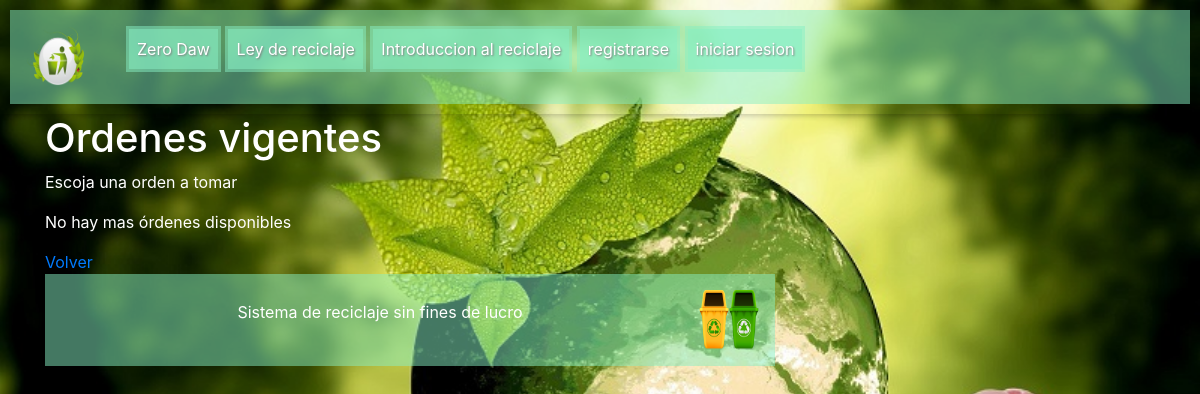
/registro/mostrar_ordenes/, run on an earlier commit of the app's database.
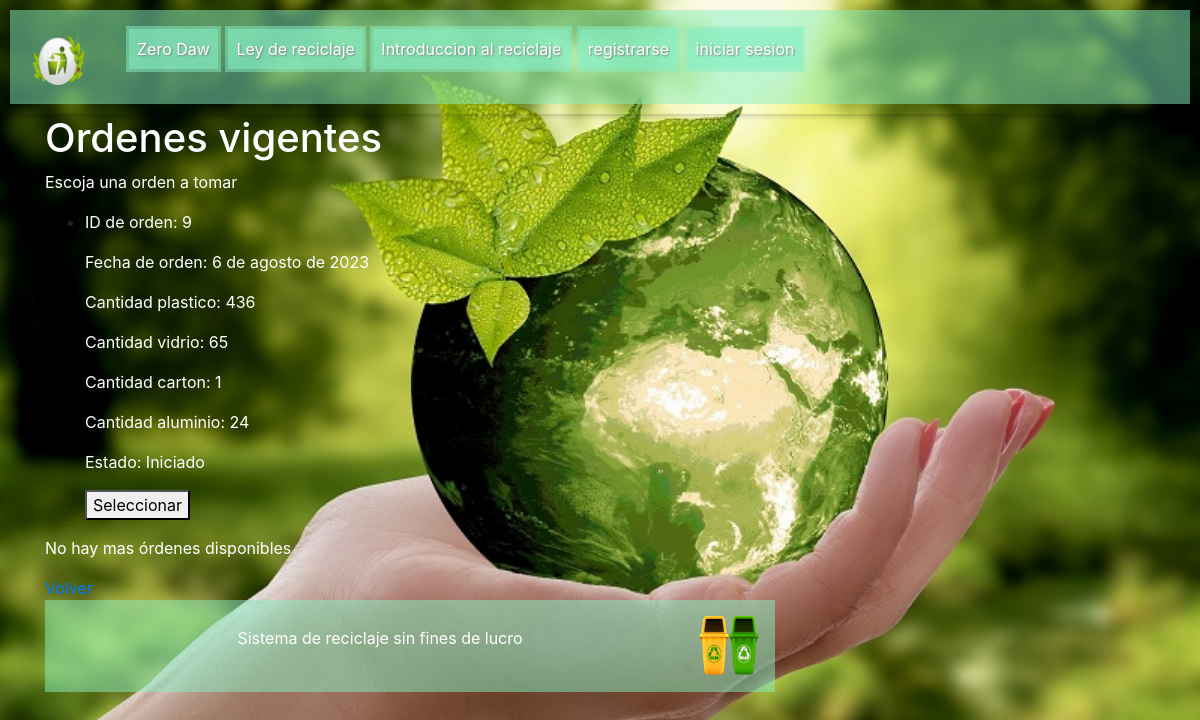
And on a later commit of the database.
### Registro/models.py (models this page shows, shortened)
class Orden_reciclaje(models.Model):
    id_user = models.ForeignKey(UserModelo, on_delete=models.CASCADE)
    id_orden = models.AutoField(primary_key=True)
    fecha_orden = models.DateField()
    cantidad_plastico = models.IntegerField(default=0)
    cantidad_vidrio = models.IntegerField(default=0)
    cantidad_carton = models.IntegerField(default=0)
    cantidad_aluminio = models.IntegerField(default=0)
    latitud_posicion_ciudadano = models.DecimalField(max_digits=9, decimal_places=6, null=True)
    longitud_posicion_ciudadano = models.DecimalField(max_digits=9, decimal_places=6, null=True)
    latitud_posicion_recolector = models.DecimalField(max_digits=9, decimal_places=6, null=True)
    longitud_posicion_recolector = models.DecimalField(max_digits=9, decimal_places=6, null=True)
    estado = models.CharField(max_length=200, null=True)

### Registro/views.py (the view, shortened to what this page needs)
# urls.py: path('mostrar_ordenes/', MostrarOrdenesView.as_view(), name='mostrar_ordenes'),
class MostrarOrdenesView(ListView):
    model = UserModelo
    template_name = 'Registro/mostrar_ordenes.html'
    def get_context_data(self, **kwargs):
        context = super().get_context_data(**kwargs)
        context['ordenes'] = Orden_reciclaje.objects.all()
        return context

### templates/Registro/mostrar_ordenes.html (shortened to what this page needs)
{% extends 'base.html' %}
{% load static %}
{% block content %}
<div>
    <h1 class="letras">Ordenes vigentes</h1>
</div>
<div>
    <p class="letras">Escoja una orden a tomar</p>
</div>
{% if ordenes %}
    {% with hay_ordenes_disponibles=False %}
    <ul>
        {% for orden in ordenes %}
            {% if orden.estado != "Concluido" and orden.latitud_posicion_recolector is null and orden.estado != "Calificado" %}
                {% with hay_ordenes_disponibles=True %}
                    <li>
                        <p class="letras">ID de orden: {{ orden.id_orden }}</p>
                        <p class="letras">Fecha de orden: {{ orden.fecha_orden }}</p>
                        <p class="letras">Cantidad plastico: {{ orden.cantidad_plastico }}</p>
                        <p class="letras">Cantidad vidrio: {{ orden.cantidad_vidrio }}</p>
                        <p class="letras">Cantidad carton: {{ orden.cantidad_carton }}</p>
                        <p class="letras">Cantidad aluminio: {{ orden.cantidad_aluminio }}</p>
                        <p class="letras">Estado: {{ orden.estado }} </p>
                        <form method="POST" action="{% url 'tomar_orden' orden.id_orden %}">
                            <button type="submit">Seleccionar</button>
                        </form>
                    </li>
                {% endwith %}
            {% endif %}
        {% endfor %}
    </ul>
    {% if not hay_ordenes_disponibles %}
        <p class="letras">No hay mas órdenes disponibles</p>
    {% endif %}
    {% endwith %}
{% else %}
    {% if not hay_ordenes_disponibles %}
        <h1 class="letras">No hay mas registros de órdenes</h1>
    {% endif %}
{% endif %}
<a href="{% url 'login' %}">Volver</a>
<footer>
    <div id="navbar" class="video2">
        <div class="video">
        <p class="letras2">Sistema de reciclaje sin fines de lucro</p>
        </div>
        <img  src="{% static 'images/logo_4.png' %}" alt="logo" style="width: 60px; height: 60px;">
    </div>
</footer>
{% endblock %}

### templates/base.html (shortened to what this page needs)
{% load static %}
<html>
    <head>
        <link rel="stylesheet" href="{% static 'css/estilos.css' %}">
        <link rel="stylesheet" href="{% static 'css/bootstrap.min.css' %}">
        <link rel="stylesheet" href="{% static 'css/fondo.css' %}">
        <link rel="stylesheet" href="{% static 'css/registro.css' %}">
        <link rel="stylesheet" href="{% static 'favicon.ico' %}">
    </head>
    <body>
    {% block navbar %}
    <div class="cabezera">
        <nav id="navbar">
            <div id="navbar-logo">
                <img src="{% static 'images/logo_r.png' %}" alt="logo" style="width: 60px; height: 60px;">
            </div>
            <div>
                <ul>
                    {% if not user.is_authenticated %}
                    <li class="nav-item"><a href="{% url 'zero_daw' %}">Zero Daw</a></li>
                    <li class="nav-item"><a href="{% url 'somos' %}">Ley de reciclaje</a></li>
                    <li class="nav-item"><a href="{% url 'video' %}">Introduccion al reciclaje</a></li>
                    <li class="nav-item"><a href="{% url 'registrar' %}">registrarse</a></li>
                    <li class="nav-item"><a href="{% url 'login' %}">iniciar sesion</a></li>
                    {% endif %}
                </ul>
            </div>
        </nav>
    </div>
    {% endblock %}
    <div class="content container">
        <div class="row">
            <div class="col-md-8">
                {% block content %} {% endblock %}
            </div>
        </div>
    </div>
    </body>
</html>

### static/css/estilos.css (style rules this page uses)
body { background-image: url("../images/planeta_limpio.jpg"); background-repeat: no-repeat; background-size: cover; background-position: center; }
#navbar { background-color: rgba(135, 239, 195, 0.5); }
.content { width: 100%; }
#navbar { background-color: rgba(135, 239, 195, 0.5); padding: 1em 1em; display: flex; align-content: center; width: 100%; }
#navbar li, #contact li { background-color: rgba(135, 239, 195, 0.5); list-style-type: none; text-decoration: none; text-align: center; display: inline-block; transition-duration: 0.2s; }
#navbar li a { background-color: rgba(135, 239, 195, 0.5); text-decoration: none; text-align: center; color: white; padding: 8px; margin: 3px 3px; display: inline-block; text-shadow: 1px 1px 2px grey; }
.letras2 { color: #ffffff; }

### static/css/fondo.css (style rules this page uses)
body { background-image: url("../images/planeta_limpio.jpg"); background-repeat: no-repeat; background-size: cover; background-position: center; }
.letras { color: white; }
.cabezera { position: sticky; top: 0; left: 0; right: 0; padding: 10px; box-shadow: 0 2px 5px rgba(0, 0, 0, 0.2); z-index: 1000; transition: position 0.3s ease; }
#navbar { background-color: rgba(135, 239, 195, 0.5); }
.video { display: flex; align-items: center; margin: 0 auto; }
.video2 { display: flex; align-items: center; justify-content: flex-end; margin: 0 auto; }

What changed in the data, as far as the page shows it:
added Orden_reciclaje: id_orden "9", fecha_orden "6 de agosto de 2023", cantidad_plastico "436", cantidad_vidrio "65", cantidad_carton "1", cantidad_aluminio "24", estado "Iniciado"
